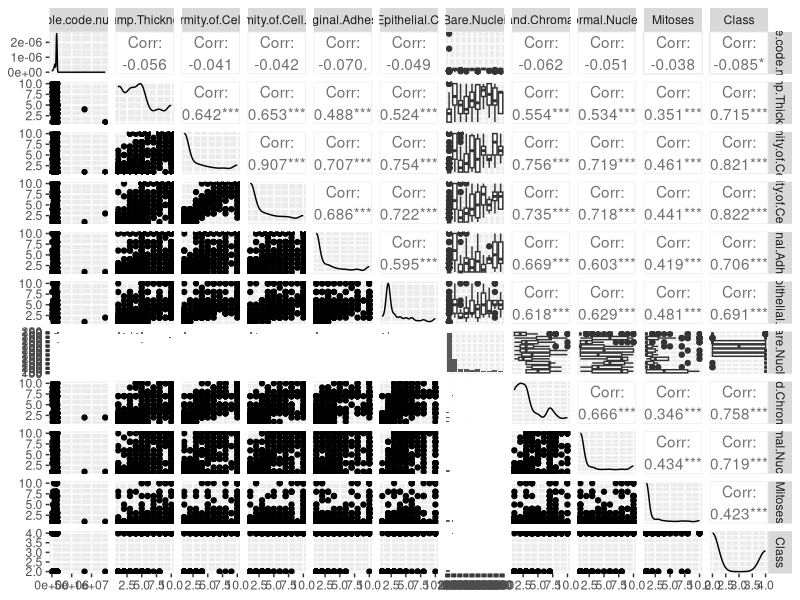
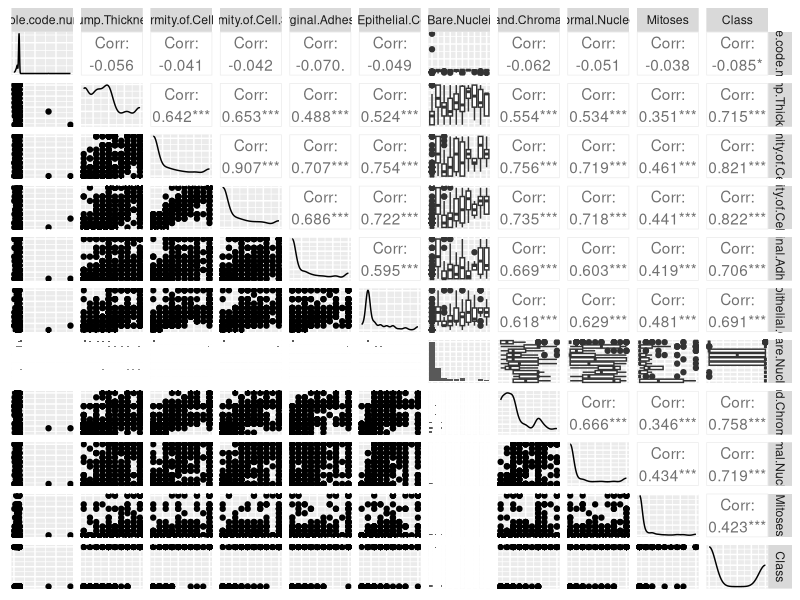
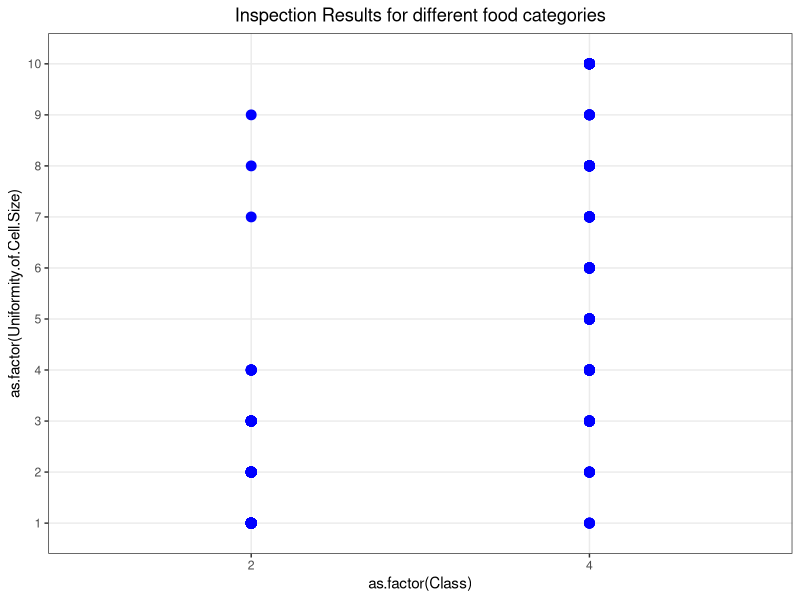
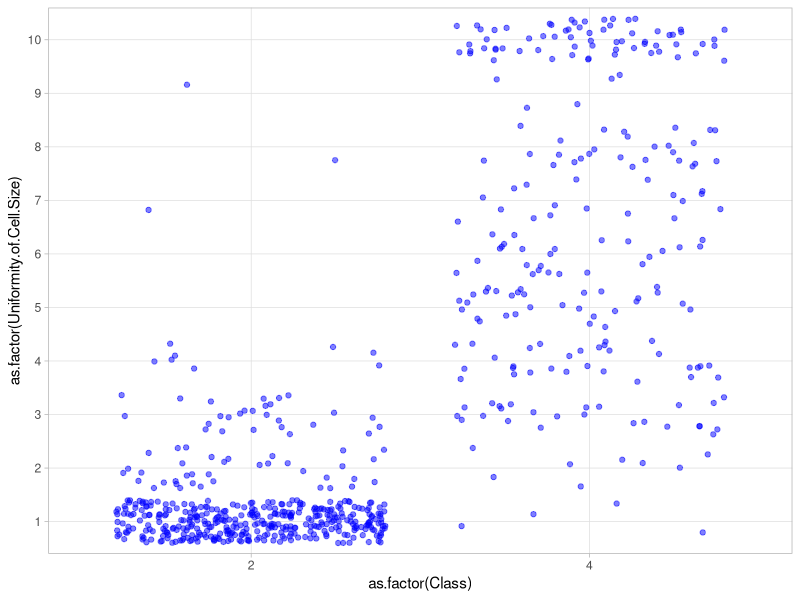
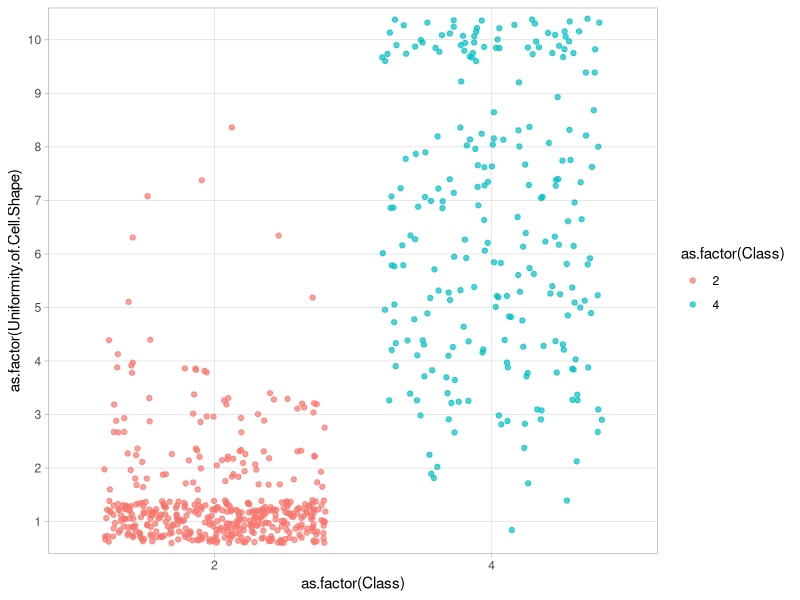
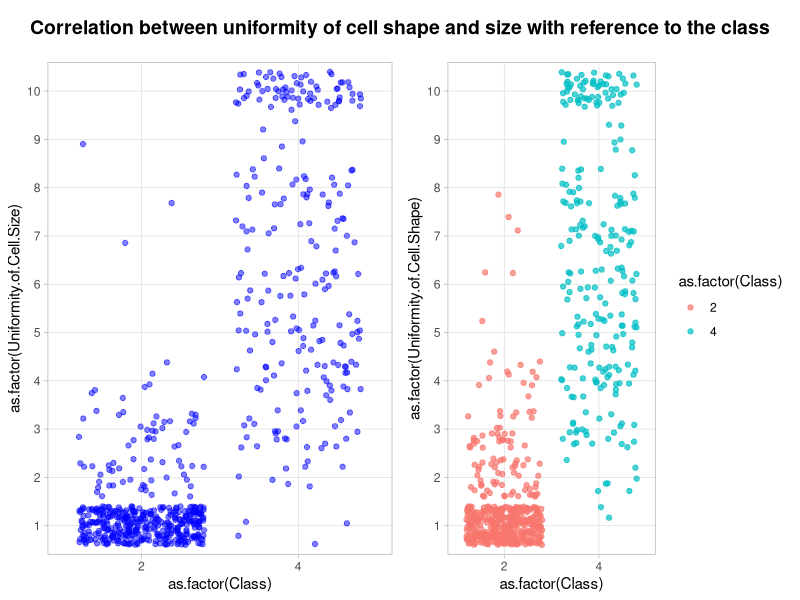
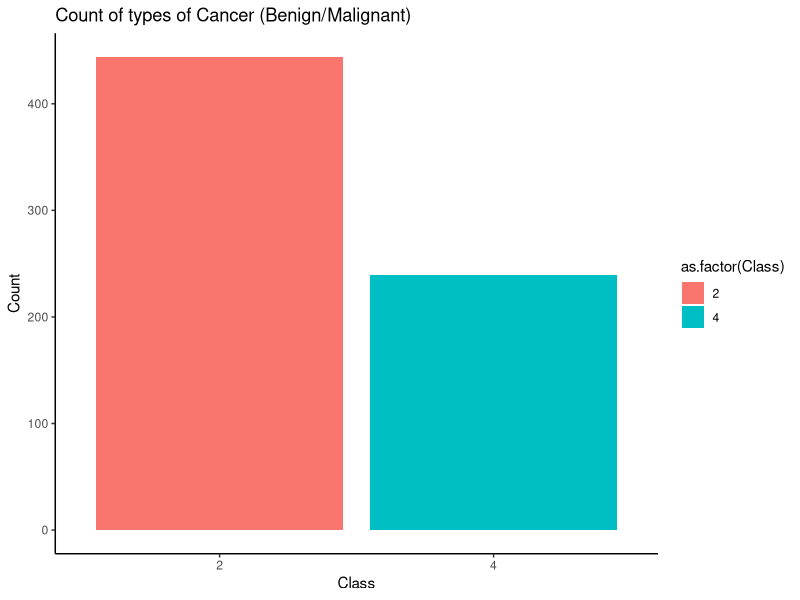

Reproduce these figures in R, in order.
# Installing and loading required libraries
install.packages("mlbench")
library(mlbench)

install.packages("randomForest")
library(randomForest)

# Loading the data into bcancer
bcancer <- read.csv("BreastCancer.csv", header= TRUE, sep= ",")
bcancer

# Checking the dimensions of the dataset
dim(bcancer)

# Checking the structure of R objects in the dataset
str(bcancer)

# The column "Bare Nuclei" contains NULL values represented by "?". There are a total of 699 records, out of which 
# only 16 records have "?" (NULL values), we are removing these records.

#Removing records with special character 
bcancer_ne<-subset(bcancer, Bare.Nuclei!="?")
bcancer_ne
dim(bcancer_ne)


#Dividing the data into training and testing sets
set.seed(1)
trainIndex = sample(1:nrow(bcancer_ne),round(0.8*nrow(bcancer_ne)),replace=FALSE)
train = bcancer_ne[trainIndex,]
testData = bcancer_ne[-trainIndex,]

length(train)
length(testData)
names(train)
names(testData)

dim(train)
dim(testData)

# The training dataset has 546 records and the testing dataset has 137 records

##### Logistic Regression

# Now, we are fitting a logistic regression model for class status by using all the other variables except "Class"
# as predictors.We are ignoring Sample.code.number from predictors as it is not contributing towards prediction.

glm.fit = glm(as.factor(Class)~Clump.Thickness+Uniformity.of.Cell.Size+Uniformity.of.Cell.Shape+Marginal.Adhesion+Single.Epithelial.Cell.Size+Bare.Nuclei+Bland.Chromatin+
                Normal.Nucleoli+Mitoses,data=train,family=binomial)
glm.fit
summary(glm.fit)

# Now, let us predict the probabilities of breast cancer on our testing set. 
glm.pred=predict(glm.fit,testData,type="response")
glm.pred[1:10] 

# Let us now predict and classify classes based on whether the cancer is benign(2) or malignant(4)
# For glm.pred value >0.5, breast cancer is malignant(4) and benign(2) is less than 0.5
predicted.classes <- ifelse(glm.pred > 0.5, 4,2)
head(predicted.classes)

# Checking the model's accuracy
mean(predicted.classes == testData$Class)

# As we can see, the model's accuracy is about 97% and the misclassification error rate is 3%

##### Random Forest
# We are ignoring Sample.code.number from predictors as it is not contributing towards prediction.
bcancer_RF <- randomForest(as.factor(Class)~Clump.Thickness+Uniformity.of.Cell.Size+Uniformity.of.Cell.Shape+Marginal.Adhesion+Single.Epithelial.Cell.Size+
                             Bare.Nuclei+Bland.Chromatin+Normal.Nucleoli+Mitoses,data=train, mtry=4,ntree=5000)
bcancer_RF

# Checking which variable is the most important variable for making predictions about breast cancer status
importance(bcancer_RF)

# As we can see from above results, Uniformity of cell size and uniformity of cell shape are the most important variables
# while making predictions.

# Predicting the Class status on the test set based on the fitted random forest model.

rForest_pred=predict(bcancer_RF,testData)
rForest_pred[1:10]

# As we can see from above, the model is able to predict the class correctly.


#### Data Visualization

# Checking correlation between different columns of the dataset
library(ggplot2)
library(GGally)
ggpairs(bcancer_ne)

# Removing axis labels due to overplotting issue
ggpairs(bcancer_ne) +
  theme(axis.ticks = element_blank(),
        axis.text = element_blank())

# According to the correlation graph,correlation between variable - Class, Uniformity of cell shape and size is higher as
# compared to others, we are plotting visualizations for these variables.


library(ggplot2)

# Building a scatterplot of class and uniformity of cell size (Multivariate)
theme_set(theme_bw())
ggplot(bcancer_ne, aes(x = as.factor(Class), y =as.factor(Uniformity.of.Cell.Size)))+
  ggtitle("Inspection Results for different food categories")+
  theme(plot.title=element_text(hjust=0.5))+
  geom_point(color='blue',size=3)

  
# Creating scatterplots between variables - Class, Uniformity of cell shape and Uniformity of cell size (Multivariate)
# using cowplot library  
library(cowplot)
x <- ggplot(bcancer_ne, aes(x = as.factor(Class), y =as.factor(Uniformity.of.Cell.Size))) +
  geom_jitter(color = "blue", alpha = 0.5) +
  theme_light()
x

y <- ggplot(bcancer_ne, aes(x = as.factor(Class), y =as.factor(Uniformity.of.Cell.Shape))) +
  geom_jitter(aes(color = as.factor(Class)), alpha = 0.7) +
  theme_light()
y

p <- plot_grid(x, y) 
title <- ggdraw() + draw_label("Correlation between uniformity of cell shape and size with reference to the class", fontface='bold')
plot_grid(title, p, ncol=1, rel_heights=c(0.1, 1))


# Checking the count/frequency of benign and malignant breast cancers (Univariate)
ggplot(bcancer_ne, aes(x= as.factor(Class), y= frequency(Class),fill=as.factor(Class))) +
  geom_bar(stat = "identity") +
  theme(plot.title = element_text(hjust = 0.5)) +
  labs( title="Count of types of Cancer (Benign/Malignant)", y= "Count", x= "Class") +
  theme(plot.title= element_text(hjust = 0.5)) +
  theme(legend.position="none")+
  theme_classic()

# As we can see from the results, benign cancer has been recorded the most in our dataset.

